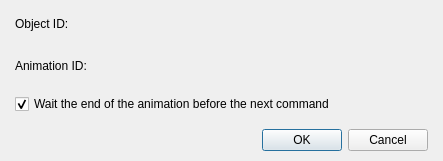
<?xml version="1.0" encoding="UTF-8"?>
<ui version="4.0">
 <class>DialogCommandDisplayAnAnimation</class>
 <widget class="QDialog" name="DialogCommandDisplayAnAnimation">
  <property name="geometry">
   <rect>
    <x>0</x>
    <y>0</y>
    <width>443</width>
    <height>155</height>
   </rect>
  </property>
  <property name="windowTitle">
   <string>Dialog</string>
  </property>
  <layout class="QGridLayout" name="gridLayout_2">
   <property name="leftMargin">
    <number>15</number>
   </property>
   <property name="topMargin">
    <number>10</number>
   </property>
   <property name="rightMargin">
    <number>15</number>
   </property>
   <property name="bottomMargin">
    <number>10</number>
   </property>
   <item row="0" column="0">
    <layout class="QVBoxLayout" name="verticalLayout_2" stretch="1,0">
     <property name="spacing">
      <number>15</number>
     </property>
     <item>
      <layout class="QVBoxLayout" name="verticalLayout">
       <item>
        <layout class="QGridLayout" name="gridLayout">
         <item row="0" column="0">
          <widget class="QLabel" name="labelObjectID">
           <property name="text">
            <string>Object ID:</string>
           </property>
          </widget>
         </item>
         <item row="0" column="1">
          <widget class="PanelPrimitiveValue" name="panelPrimitiveObjectID" native="true">
           <property name="minimumSize">
            <size>
             <width>250</width>
             <height>27</height>
            </size>
           </property>
           <property name="maximumSize">
            <size>
             <width>250</width>
             <height>27</height>
            </size>
           </property>
          </widget>
         </item>
         <item row="0" column="2" rowspan="2">
          <spacer name="horizontalSpacer">
           <property name="orientation">
            <enum>Qt::Horizontal</enum>
           </property>
           <property name="sizeHint" stdset="0">
            <size>
             <width>40</width>
             <height>48</height>
            </size>
           </property>
          </spacer>
         </item>
         <item row="1" column="0">
          <widget class="QLabel" name="labelAnimationID">
           <property name="text">
            <string>Animation ID:</string>
           </property>
          </widget>
         </item>
         <item row="1" column="1">
          <widget class="PanelPrimitiveValue" name="panelPrimitiveAnimationID" native="true">
           <property name="minimumSize">
            <size>
             <width>250</width>
             <height>27</height>
            </size>
           </property>
           <property name="maximumSize">
            <size>
             <width>250</width>
             <height>27</height>
            </size>
           </property>
          </widget>
         </item>
        </layout>
       </item>
       <item>
        <widget class="QCheckBox" name="checkBoxWaitEnd">
         <property name="text">
          <string>Wait the end of the animation before the next command</string>
         </property>
         <property name="checked">
          <bool>true</bool>
         </property>
        </widget>
       </item>
      </layout>
     </item>
     <item>
      <widget class="QDialogButtonBox" name="buttonBox">
       <property name="orientation">
        <enum>Qt::Horizontal</enum>
       </property>
       <property name="standardButtons">
        <set>QDialogButtonBox::Cancel|QDialogButtonBox::Ok</set>
       </property>
      </widget>
     </item>
    </layout>
   </item>
  </layout>
 </widget>
 <customwidgets>
  <customwidget>
   <class>PanelPrimitiveValue</class>
   <extends>QWidget</extends>
   <header>panelprimitivevalue.h</header>
   <container>1</container>
  </customwidget>
 </customwidgets>
 <resources/>
 <connections>
  <connection>
   <sender>buttonBox</sender>
   <signal>accepted()</signal>
   <receiver>DialogCommandDisplayAnAnimation</receiver>
   <slot>accept()</slot>
   <hints>
    <hint type="sourcelabel">
     <x>248</x>
     <y>254</y>
    </hint>
    <hint type="destinationlabel">
     <x>157</x>
     <y>274</y>
    </hint>
   </hints>
  </connection>
  <connection>
   <sender>buttonBox</sender>
   <signal>rejected()</signal>
   <receiver>DialogCommandDisplayAnAnimation</receiver>
   <slot>reject()</slot>
   <hints>
    <hint type="sourcelabel">
     <x>316</x>
     <y>260</y>
    </hint>
    <hint type="destinationlabel">
     <x>286</x>
     <y>274</y>
    </hint>
   </hints>
  </connection>
 </connections>
</ui>
